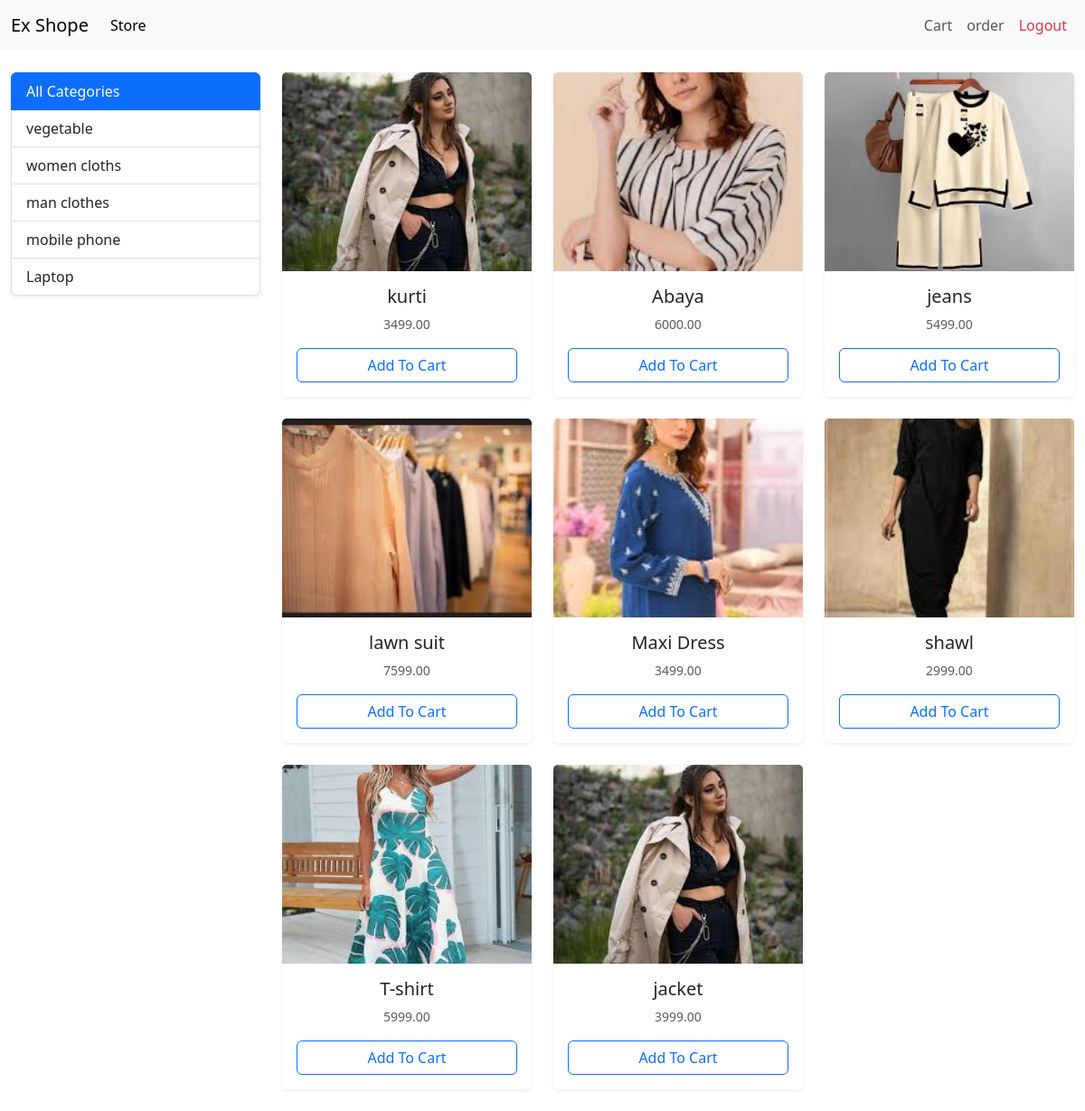
/?category=3 (signed in), run on the app's committed database.
### app/models.py (models this page shows, shortened)
class Category(models.Model):
    name = models.CharField(max_length=100)

class Product(models.Model):
    name = models.CharField(max_length=100)
    price = models.DecimalField(default=0.00, max_digits=10, decimal_places=2)
    category = models.ForeignKey(Category, on_delete=models.CASCADE, default=1)
    description = models.TextField()
    image = models.ImageField(upload_to='products/')
    @staticmethod
    def get_all_products_by_category_id(category_id):
        if category_id:
            return Product.objects.filter(category=category_id)
        else:
            return Product.get_all_products()

### app/views.py (the view, shortened to what this page needs)
# urls.py: path('', views.home.as_view(), name='home'),
class home(View):
    def get(self, request):
        products = None
        categories = Category.objects.all()  # Database se categories lena
        categoryID = request.GET.get('category')
        if categoryID:
            products = Product.get_all_products_by_category_id(categoryID)
        else:
            products = Product.get_all_products()
        cart = request.session.get('cart')
        if cart is None:
            request.session['cart'] = {}
        context = {
            'products': products,
            'categories': categories,
            'cart': request.session['cart'],  # send cart to template
        }
        return render(request, 'app/home.html', context)

### app/templatetags/cart.py (called while the page is built, shortened)
@register.filter(name='is_in_cart')
def is_in_cart(product, cart):
    if not cart:
        return False

### app/templates/app/home.html (shortened to what this page needs)
{% extends "app/base.html" %}
{% block main_content %}
{% load cart %}
<div class="container-fluid mt-4">
  <div class="row">
    <div class="col-lg-3 col-md-4 mb-4">
      <div class="list-group shadow-sm">
        <a href="/" class="list-group-item list-group-item-action active bg-primary border-primary">
          All Categories
        </a>
        {% for category in categories %}
        <a href="/?category={{ category.id }}" class="list-group-item list-group-item-action">
          {{ category.name }}
        </a>
        {% endfor %}
      </div>
    </div>
    <div id="products" class="col-lg-9 col-md-8">
      <div class="row">
        {% for product in products %}
        <div class="col-xl-4 col-lg-6 col-md-6 col-sm-12 mb-4">
          <div class="card h-100 shadow-sm border-0" id="product-{{ product.id }}">
            {% if product.image %}
              <img src="{{ product.image.url }}" alt="{{ product.name }}"
                   class="card-img-top" style="height: 220px; object-fit: cover;">
            {% endif %}
            <div class="card-body d-flex flex-column text-center">
              <h5 class="card-title text-dark">{{ product.name }}</h5>
              <p class="card-text text-muted small">{{ product.price }}</p>
              {% if product|is_in_cart:cart %}
              <div class="d-flex justify-content-center align-items-center mt-2 mb-2">
                  <form action="/#{{product.id}}" method="post" class="me-2">
                      {% csrf_token %}
                      <input type="hidden" name="product" value="{{ product.id }}">
                      <input type="hidden" name="remove" value="True">
                      <input type="submit" value=" - " class="btn btn-secondary">
                  </form>
                  {% comment %} <div class="text-center px-2">{{ cart|get_item:product.id}} in cart</div> {% endcomment %}
                  <div class="text-center px-2">{{ cart|get_item:product.id }} in cart</div>
                  <form action="/#{{product.id}}" method="post" class="ms-2">
                      {% csrf_token %}
                      <input type="hidden" name="product" value="{{ product.id }}">
                      <input type="submit" value=" + " class="btn btn-secondary">
                  </form>
              </div>
              {% else %}
              <form action="/#{{product.id}}" method="post" class="mt-auto">
                  <input type="submit" class="btn btn-outline-primary w-100" value="Add To Cart">
              </form>
              {% endif %}
            </div>
          </div>
        </div>
        {% endfor %}
      </div>
    </div>
  </div>
</div>
{% endblock main_content %}

### data on the page
Category: name "vegetable"
Category: name "women cloths"
Category: name "man clothes"
Category: name "mobile phone"
Category: name "Laptop"
Product: image (picture), name "kurti", price "3499.00"
Product: image (picture), name "Abaya", price "6000.00"
Product: image (picture), name "jeans", price "5499.00"
Product: image (picture), name "lawn suit", price "7599.00"
Product: image (picture), name "Maxi Dress", price "3499.00"
Product: image (picture), name "shawl", price "2999.00"
Product: image (picture), name "T-shirt", price "5999.00"
Product: image (picture), name "jacket", price "3999.00"
